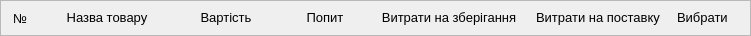
    <widget class="QFrame" name="horizontalFrame">
     <property name="geometry">
      <rect>
       <x>10</x>
       <y>15</y>
       <width>751</width>
       <height>36</height>
      </rect>
     </property>
     <property name="frameShape">
      <enum>QFrame::StyledPanel</enum>
     </property>
     <property name="frameShadow">
      <enum>QFrame::Sunken</enum>
     </property>
     <property name="lineWidth">
      <number>1</number>
     </property>
     <layout class="QGridLayout" name="gridLayout">
      <property name="sizeConstraint">
       <enum>QLayout::SetMinimumSize</enum>
      </property>
      <property name="leftMargin">
       <number>9</number>
      </property>
      <property name="topMargin">
       <number>9</number>
      </property>
      <property name="rightMargin">
       <number>9</number>
      </property>
      <property name="bottomMargin">
       <number>9</number>
      </property>
      <property name="spacing">
       <number>6</number>
      </property>
      <item row="0" column="5">
       <widget class="QLabel" name="label_7">
        <property name="sizePolicy">
         <sizepolicy hsizetype="Preferred" vsizetype="Preferred">
          <horstretch>0</horstretch>
          <verstretch>0</verstretch>
         </sizepolicy>
        </property>
        <property name="minimumSize">
         <size>
          <width>140</width>
          <height>0</height>
         </size>
        </property>
        <property name="maximumSize">
         <size>
          <width>140</width>
          <height>16777215</height>
         </size>
        </property>
        <property name="font">
         <font>
          <family>Arial</family>
          <pointsize>10</pointsize>
         </font>
        </property>
        <property name="text">
         <string>&lt;html&gt;&lt;head/&gt;&lt;body&gt;&lt;p&gt;Витрати на поставку&lt;/p&gt;&lt;/body&gt;&lt;/html&gt;</string>
        </property>
        <property name="alignment">
         <set>Qt::AlignCenter</set>
        </property>
       </widget>
      </item>
      <item row="0" column="0">
       <widget class="QLabel" name="label_4">
        <property name="enabled">
         <bool>true</bool>
        </property>
        <property name="sizePolicy">
         <sizepolicy hsizetype="Preferred" vsizetype="Preferred">
          <horstretch>0</horstretch>
          <verstretch>0</verstretch>
         </sizepolicy>
        </property>
        <property name="minimumSize">
         <size>
          <width>20</width>
          <height>0</height>
         </size>
        </property>
        <property name="maximumSize">
         <size>
          <width>20</width>
          <height>16777215</height>
         </size>
        </property>
        <property name="font">
         <font>
          <family>Arial</family>
          <pointsize>10</pointsize>
          <weight>50</weight>
          <bold>false</bold>
         </font>
        </property>
        <property name="mouseTracking">
         <bool>false</bool>
        </property>
        <property name="tabletTracking">
         <bool>false</bool>
        </property>
        <property name="focusPolicy">
         <enum>Qt::NoFocus</enum>
        </property>
        <property name="acceptDrops">
         <bool>false</bool>
        </property>
        <property name="lineWidth">
         <number>0</number>
        </property>
        <property name="text">
         <string>№</string>
        </property>
       </widget>
      </item>
      <item row="0" column="2">
       <widget class="QLabel" name="label_2">
        <property name="enabled">
         <bool>true</bool>
        </property>
        <property name="minimumSize">
         <size>
          <width>90</width>
          <height>0</height>
         </size>
        </property>
        <property name="maximumSize">
         <size>
          <width>90</width>
          <height>16777215</height>
         </size>
        </property>
        <property name="font">
         <font>
          <family>Arial</family>
          <pointsize>10</pointsize>
          <weight>50</weight>
          <bold>false</bold>
         </font>
        </property>
        <property name="text">
         <string>&lt;html&gt;&lt;head/&gt;&lt;body&gt;&lt;p&gt;Вартість&lt;/p&gt;&lt;/body&gt;&lt;/html&gt;</string>
        </property>
        <property name="alignment">
         <set>Qt::AlignCenter</set>
        </property>
       </widget>
      </item>
      <item row="0" column="3">
       <widget class="QLabel" name="label_3">
        <property name="enabled">
         <bool>true</bool>
        </property>
        <property name="minimumSize">
         <size>
          <width>90</width>
          <height>0</height>
         </size>
        </property>
        <property name="maximumSize">
         <size>
          <width>90</width>
          <height>16777215</height>
         </size>
        </property>
        <property name="font">
         <font>
          <family>Arial</family>
          <pointsize>10</pointsize>
          <weight>50</weight>
          <bold>false</bold>
         </font>
        </property>
        <property name="text">
         <string>&lt;html&gt;&lt;head/&gt;&lt;body&gt;&lt;p&gt;Попит&lt;/p&gt;&lt;/body&gt;&lt;/html&gt;</string>
        </property>
        <property name="alignment">
         <set>Qt::AlignCenter</set>
        </property>
       </widget>
      </item>
      <item row="0" column="6">
       <widget class="QLabel" name="label_9">
        <property name="minimumSize">
         <size>
          <width>57</width>
          <height>0</height>
         </size>
        </property>
        <property name="maximumSize">
         <size>
          <width>30</width>
          <height>16777215</height>
         </size>
        </property>
        <property name="font">
         <font>
          <family>Arial</family>
          <pointsize>10</pointsize>
         </font>
        </property>
        <property name="text">
         <string>&lt;html&gt;&lt;head/&gt;&lt;body&gt;&lt;p&gt;Вибрати&lt;/p&gt;&lt;/body&gt;&lt;/html&gt;</string>
        </property>
        <property name="alignment">
         <set>Qt::AlignLeading|Qt::AlignLeft|Qt::AlignVCenter</set>
        </property>
       </widget>
      </item>
      <item row="0" column="4">
       <widget class="QLabel" name="label_6">
        <property name="minimumSize">
         <size>
          <width>140</width>
          <height>0</height>
         </size>
        </property>
        <property name="maximumSize">
         <size>
          <width>140</width>
          <height>16777215</height>
         </size>
        </property>
        <property name="font">
         <font>
          <family>Arial</family>
          <pointsize>10</pointsize>
         </font>
        </property>
        <property name="text">
         <string>&lt;html&gt;&lt;head/&gt;&lt;body&gt;&lt;p&gt;Витрати на зберігання&lt;/p&gt;&lt;/body&gt;&lt;/html&gt;</string>
        </property>
        <property name="alignment">
         <set>Qt::AlignCenter</set>
        </property>
       </widget>
      </item>
      <item row="0" column="1">
       <widget class="QLabel" name="label">
        <property name="enabled">
         <bool>true</bool>
        </property>
        <property name="minimumSize">
         <size>
          <width>130</width>
          <height>0</height>
         </size>
        </property>
        <property name="maximumSize">
         <size>
          <width>130</width>
          <height>16777215</height>
         </size>
        </property>
        <property name="font">
         <font>
          <family>Arial</family>
          <pointsize>10</pointsize>
          <weight>50</weight>
          <bold>false</bold>
         </font>
        </property>
        <property name="lineWidth">
         <number>0</number>
        </property>
        <property name="text">
         <string>&lt;html&gt;&lt;head/&gt;&lt;body&gt;&lt;p&gt;Назва товару&lt;/p&gt;&lt;/body&gt;&lt;/html&gt;</string>
        </property>
        <property name="alignment">
         <set>Qt::AlignCenter</set>
        </property>
       </widget>
      </item>
     </layout>
    </widget>
